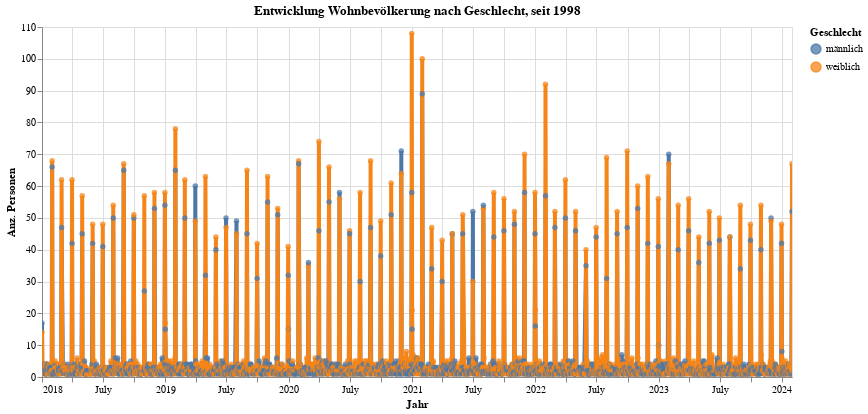

This figure's notebook cell:
### Code cell
# DELETE!
myTitle="DELETE! Entwicklung Wohnbevölkerung nach Geschlecht, seit "+str(data2betested.index.year.min())

highlight = alt.selection(type='single', on='mouseover',
                          fields=['SEX_lang'], nearest=True)
#x='date:StichtagDatJahr',
base = alt.Chart(myAgg3.reset_index(), title=myTitle).encode(
    x=alt.X('StichtagDatJahr', axis=alt.Axis(title='Jahr'))# , axis=alt.Axis(format='%', title='percentage')
    , y=alt.X('sum_WBev', axis=alt.Axis(title='Anz. Personen'))
    , color=alt.Color('SEX_lang', legend=alt.Legend(title="Geschlecht", orient="right"))  
    ,tooltip=['StichtagDatJahr', 'SEX_lang','sum_WBev']    
)
points = base.mark_circle().encode(
    opacity=alt.value(0.75)
).add_selection(
    highlight
).properties(
    width=750 , height=350
)
lines = base.mark_line().encode(
    size=alt.condition(~highlight, alt.value(0.5), alt.value(4))
).interactive()

lines + points

### Figure 1 — Vega-Lite specification as saved in the notebook (floating-point values rounded to 4 significant figures; data arrays with more than 128 entries replaced by an {"elided": "..."} marker saying what was removed)
{"config": {"view": {"continuousWidth": 400, "continuousHeight": 300}}, "layer": [{"mark": "line", "encoding": {"color": {"type": "nominal", "field": "SEX_lang", "legend": {"orient": "right", "title": "Geschlecht"}}, "size": {"condition": {"value": 0.5, "selection": {"not": "selector027"}}, "value": 4}, "tooltip": [{"type": "temporal", "field": "StichtagDatJahr"}, {"type": "nominal", "field": "SEX_lang"}, {"type": "quantitative", "field": "sum_WBev"}], "x": {"type": "temporal", "axis": {"title": "Jahr"}, "field": "StichtagDatJahr"}, "y": {"type": "quantitative", "axis": {"title": "Anz. Personen"}, "field": "sum_WBev"}}, "selection": {"selector028": {"type": "interval", "bind": "scales", "encodings": ["x", "y"]}}, "title": "Entwicklung Wohnbevölkerung nach Geschlecht, seit 1998"}, {"mark": "circle", "encoding": {"color": {"type": "nominal", "field": "SEX_lang", "legend": {"orient": "right", "title": "Geschlecht"}}, "opacity": {"value": 0.75}, "tooltip": [{"type": "temporal", "field": "StichtagDatJahr"}, {"type": "nominal", "field": "SEX_lang"}, {"type": "quantitative", "field": "sum_WBev"}], "x": {"type": "temporal", "axis": {"title": "Jahr"}, "field": "StichtagDatJahr"}, "y": {"type": "quantitative", "axis": {"title": "Anz. Personen"}, "field": "sum_WBev"}}, "height": 350, "selection": {"selector027": {"type": "single", "on": "mouseover", "fields": ["SEX_lang"], "nearest": true}}, "title": "Entwicklung Wohnbevölkerung nach Geschlecht, seit 1998", "width": 750}], "data": {"name": "data-e1bed7fb18ba05700f8d3abdd55821b2"}, "$schema": "https://vega.github.io/schema/vega-lite/v4.8.1.json", "datasets": {"data-e1bed7fb18ba05700f8d3abdd55821b2": {"elided": "3539 records"}}}
